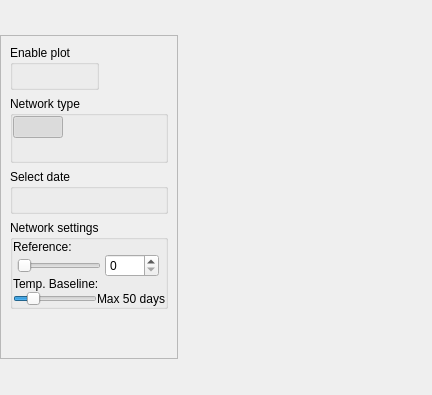
         <widget class="QWidget" name="scrollAreaWidgetContents_5">
          <property name="geometry">
           <rect>
            <x>0</x>
            <y>0</y>
            <width>432</width>
            <height>395</height>
           </rect>
          </property>
          <layout class="QHBoxLayout" name="horizontalLayout_20">
           <property name="spacing">
            <number>0</number>
           </property>
           <property name="leftMargin">
            <number>0</number>
           </property>
           <property name="topMargin">
            <number>0</number>
           </property>
           <property name="rightMargin">
            <number>0</number>
           </property>
           <property name="bottomMargin">
            <number>0</number>
           </property>
           <item>
            <widget class="QFrame" name="frame_6">
             <property name="sizePolicy">
              <sizepolicy hsizetype="Fixed" vsizetype="Fixed">
               <horstretch>0</horstretch>
               <verstretch>0</verstretch>
              </sizepolicy>
             </property>
             <property name="frameShape">
              <enum>QFrame::StyledPanel</enum>
             </property>
             <property name="frameShadow">
              <enum>QFrame::Raised</enum>
             </property>
             <layout class="QGridLayout" name="gridLayout_14">
              <item row="0" column="0">
               <widget class="QGroupBox" name="groupBox_15">
                <property name="sizePolicy">
                 <sizepolicy hsizetype="Fixed" vsizetype="Fixed">
                  <horstretch>0</horstretch>
                  <verstretch>0</verstretch>
                 </sizepolicy>
                </property>
                <property name="title">
                 <string>Enable plot</string>
                </property>
                <layout class="QGridLayout" name="gridLayout_29">
                 <property name="leftMargin">
                  <number>0</number>
                 </property>
                 <property name="topMargin">
                  <number>0</number>
                 </property>
                 <property name="rightMargin">
                  <number>0</number>
                 </property>
                 <property name="bottomMargin">
                  <number>0</number>
                 </property>
                 <property name="spacing">
                  <number>0</number>
                 </property>
                 <item row="0" column="0">
                  <widget class="QPushButton" name="push_button_enable_network">
                   <property name="sizePolicy">
                    <sizepolicy hsizetype="Fixed" vsizetype="Fixed">
                     <horstretch>0</horstretch>
                     <verstretch>0</verstretch>
                    </sizepolicy>
                   </property>
                   <property name="maximumSize">
                    <size>
                     <width>40</width>
                     <height>40</height>
                    </size>
                   </property>
                   <property name="toolTip">
                    <string>Enable network</string>
                   </property>
                   <property name="toolTipDuration">
                    <number>3000</number>
                   </property>
                   <property name="text">
                    <string/>
                   </property>
                   <property name="icon">
                    <iconset resource="../../../resources/qrc/icons_128.qrc">
                     <normaloff>:/icons/128/checkbox_gray.png</normaloff>
                     <activeon>:/icons/128/checkbox_enabled_amber.png</activeon>:/icons/128/checkbox_gray.png</iconset>
                   </property>
                   <property name="iconSize">
                    <size>
                     <width>28</width>
                     <height>28</height>
                    </size>
                   </property>
                   <property name="checkable">
                    <bool>true</bool>
                   </property>
                   <property name="checked">
                    <bool>false</bool>
                   </property>
                   <property name="flat">
                    <bool>true</bool>
                   </property>
                  </widget>
                 </item>
                </layout>
               </widget>
              </item>
              <item row="2" column="0">
               <widget class="QGroupBox" name="groupBox_19">
                <property name="sizePolicy">
                 <sizepolicy hsizetype="Preferred" vsizetype="Fixed">
                  <horstretch>0</horstretch>
                  <verstretch>0</verstretch>
                 </sizepolicy>
                </property>
                <property name="title">
                 <string>Select date</string>
                </property>
                <layout class="QFormLayout" name="formLayout_8">
                 <property name="formAlignment">
                  <set>Qt::AlignLeading|Qt::AlignLeft|Qt::AlignTop</set>
                 </property>
                 <property name="horizontalSpacing">
                  <number>0</number>
                 </property>
                 <property name="verticalSpacing">
                  <number>0</number>
                 </property>
                 <property name="leftMargin">
                  <number>0</number>
                 </property>
                 <property name="topMargin">
                  <number>0</number>
                 </property>
                 <property name="rightMargin">
                  <number>0</number>
                 </property>
                 <property name="bottomMargin">
                  <number>0</number>
                 </property>
                 <item row="0" column="0">
                  <layout class="QHBoxLayout" name="horizontalLayout_5">
                   <property name="spacing">
                    <number>0</number>
                   </property>
                   <item>
                    <widget class="QPushButton" name="tab_network_push_button_select_dates">
                     <property name="sizePolicy">
                      <sizepolicy hsizetype="Fixed" vsizetype="Fixed">
                       <horstretch>0</horstretch>
                       <verstretch>0</verstretch>
                      </sizepolicy>
                     </property>
                     <property name="maximumSize">
                      <size>
                       <width>50</width>
                       <height>40</height>
                      </size>
                     </property>
                     <property name="toolTip">
                      <string>Select dates</string>
                     </property>
                     <property name="toolTipDuration">
                      <number>3000</number>
                     </property>
                     <property name="text">
                      <string/>
                     </property>
                     <property name="icon">
                      <iconset resource="../../../resources/qrc/icons_128.qrc">
                       <normaloff>:/icons/128/calendar_gray.png</normaloff>
                       <activeon>:/icons/128/calendar_amber.png</activeon>:/icons/128/calendar_gray.png</iconset>
                     </property>
                     <property name="iconSize">
                      <size>
                       <width>28</width>
                       <height>28</height>
                      </size>
                     </property>
                     <property name="checkable">
                      <bool>true</bool>
                     </property>
                     <property name="flat">
                      <bool>true</bool>
                     </property>
                    </widget>
                   </item>
                   <item>
                    <widget class="QPushButton" name="tab_network_push_button_invert_dates">
                     <property name="sizePolicy">
                      <sizepolicy hsizetype="Fixed" vsizetype="Fixed">
                       <horstretch>0</horstretch>
                       <verstretch>0</verstretch>
                      </sizepolicy>
                     </property>
                     <property name="maximumSize">
                      <size>
                       <width>50</width>
                       <height>40</height>
                      </size>
                     </property>
                     <property name="toolTip">
                      <string>Invert dates</string>
                     </property>
                     <property name="toolTipDuration">
                      <number>3000</number>
                     </property>
                     <property name="text">
                      <string/>
                     </property>
                     <property name="icon">
                      <iconset resource="../../../resources/qrc/icons_128.qrc">
                       <normaloff>:/icons/128/inverse_gray.png</normaloff>:/icons/128/inverse_gray.png</iconset>
                     </property>
                     <property name="iconSize">
                      <size>
                       <width>28</width>
                       <height>28</height>
                      </size>
                     </property>
                     <property name="flat">
                      <bool>true</bool>
                     </property>
                    </widget>
                   </item>
                  </layout>
                 </item>
                </layout>
               </widget>
              </item>
              <item row="1" column="0">
               <widget class="QGroupBox" name="groupBox_18">
                <property name="sizePolicy">
                 <sizepolicy hsizetype="Preferred" vsizetype="Fixed">
                  <horstretch>0</horstretch>
                  <verstretch>0</verstretch>
                 </sizepolicy>
                </property>
                <property name="title">
                 <string>Network type</string>
                </property>
                <layout class="QFormLayout" name="formLayout_7">
                 <property name="formAlignment">
                  <set>Qt::AlignLeading|Qt::AlignLeft|Qt::AlignTop</set>
                 </property>
                 <property name="horizontalSpacing">
                  <number>0</number>
                 </property>
                 <property name="verticalSpacing">
                  <number>0</number>
                 </property>
                 <property name="leftMargin">
                  <number>0</number>
                 </property>
                 <property name="topMargin">
                  <number>0</number>
                 </property>
                 <property name="rightMargin">
                  <number>0</number>
                 </property>
                 <property name="bottomMargin">
                  <number>0</number>
                 </property>
                 <item row="0" column="1">
                  <layout class="QGridLayout" name="gridLayout_16">
                   <property name="spacing">
                    <number>0</number>
                   </property>
                   <item row="0" column="0">
                    <widget class="QPushButton" name="tab_network_push_button_ifg_stack">
                     <property name="sizePolicy">
                      <sizepolicy hsizetype="Fixed" vsizetype="Minimum">
                       <horstretch>0</horstretch>
                       <verstretch>0</verstretch>
                      </sizepolicy>
                     </property>
                     <property name="maximumSize">
                      <size>
                       <width>50</width>
                       <height>40</height>
                      </size>
                     </property>
                     <property name="toolTip">
                      <string>ifg stack</string>
                     </property>
                     <property name="toolTipDuration">
                      <number>3000</number>
                     </property>
                     <property name="text">
                      <string/>
                     </property>
                     <property name="icon">
                      <iconset resource="../../../resources/qrc/icons_128.qrc">
                       <normaloff>:/icons/128/network_processed_gray.png</normaloff>
                       <activeon>:/icons/128/network_processed_blue.png</activeon>:/icons/128/network_processed_gray.png</iconset>
                     </property>
                     <property name="iconSize">
                      <size>
                       <width>28</width>
                       <height>28</height>
                      </size>
                     </property>
                     <property name="checkable">
                      <bool>true</bool>
                     </property>
                     <property name="checked">
                      <bool>true</bool>
                     </property>
                     <property name="flat">
                      <bool>true</bool>
                     </property>
                     <attribute name="buttonGroup">
                      <string notr="true">tab_network_button_network_type</string>
                     </attribute>
                    </widget>
                   </item>
                   <item row="0" column="1">
                    <widget class="QPushButton" name="tab_network_push_button_adaptive">
                     <property name="enabled">
                      <bool>false</bool>
                     </property>
                     <property name="sizePolicy">
                      <sizepolicy hsizetype="Fixed" vsizetype="Minimum">
                       <horstretch>0</horstretch>
                       <verstretch>0</verstretch>
                      </sizepolicy>
                     </property>
                     <property name="maximumSize">
                      <size>
                       <width>50</width>
                       <height>40</height>
                      </size>
                     </property>
                     <property name="toolTip">
                      <string>Adaptive</string>
                     </property>
                     <property name="toolTipDuration">
                      <number>3000</number>
                     </property>
                     <property name="text">
                      <string/>
                     </property>
                     <property name="icon">
                      <iconset resource="../../../resources/qrc/icons_128.qrc">
                       <normaloff>:/icons/128/network_adaptive_gray.png</normaloff>
                       <activeon>:/icons/128/network_adaptive_blue.png</activeon>:/icons/128/network_adaptive_gray.png</iconset>
                     </property>
                     <property name="iconSize">
                      <size>
                       <width>28</width>
                       <height>28</height>
                      </size>
                     </property>
                     <property name="checkable">
                      <bool>true</bool>
                     </property>
                     <property name="checked">
                      <bool>false</bool>
                     </property>
                     <property name="flat">
                      <bool>true</bool>
                     </property>
                     <attribute name="buttonGroup">
                      <string notr="true">tab_network_button_network_type</string>
                     </attribute>
                    </widget>
                   </item>
                   <item row="1" column="0">
                    <widget class="QPushButton" name="tab_network_push_button_star">
                     <property name="sizePolicy">
                      <sizepolicy hsizetype="Fixed" vsizetype="Minimum">
                       <horstretch>0</horstretch>
                       <verstretch>0</verstretch>
                      </sizepolicy>
                     </property>
                     <property name="maximumSize">
                      <size>
                       <width>50</width>
                       <height>40</height>
                      </size>
                     </property>
                     <property name="toolTip">
                      <string>Star</string>
                     </property>
                     <property name="toolTipDuration">
                      <number>3000</number>
                     </property>
                     <property name="text">
                      <string/>
                     </property>
                     <property name="icon">
                      <iconset resource="../../../resources/qrc/icons_128.qrc">
                       <normaloff>:/icons/128/network_star_gray.png</normaloff>
                       <activeon>:/icons/128/network_star_blue.png</activeon>:/icons/128/network_star_gray.png</iconset>
                     </property>
                     <property name="iconSize">
                      <size>
                       <width>28</width>
                       <height>28</height>
                      </size>
                     </property>
                     <property name="checkable">
                      <bool>true</bool>
                     </property>
                     <property name="checked">
                      <bool>false</bool>
                     </property>
                     <property name="flat">
                      <bool>true</bool>
                     </property>
                     <attribute name="buttonGroup">
                      <string notr="true">tab_network_button_network_type</string>
                     </attribute>
                    </widget>
                   </item>
                   <item row="1" column="1">
                    <widget class="QPushButton" name="tab_network_push_button_sbas">
                     <property name="sizePolicy">
                      <sizepolicy hsizetype="Fixed" vsizetype="Minimum">
                       <horstretch>0</horstretch>
                       <verstretch>0</verstretch>
                      </sizepolicy>
                     </property>
                     <property name="maximumSize">
                      <size>
                       <width>50</width>
                       <height>40</height>
                      </size>
                     </property>
                     <property name="toolTip">
                      <string>SBAS</string>
                     </property>
                     <property name="toolTipDuration">
                      <number>3000</number>
                     </property>
                     <property name="text">
                      <string/>
                     </property>
                     <property name="icon">
                      <iconset resource="../../../resources/qrc/icons_128.qrc">
                       <normaloff>:/icons/128/network_sb_gray.png</normaloff>
                       <activeon>:/icons/128/network_sb_blue.png</activeon>:/icons/128/network_sb_gray.png</iconset>
                     </property>
                     <property name="iconSize">
                      <size>
                       <width>28</width>
                       <height>28</height>
                      </size>
                     </property>
                     <property name="checkable">
                      <bool>true</bool>
                     </property>
                     <property name="checked">
                      <bool>false</bool>
                     </property>
                     <property name="flat">
                      <bool>true</bool>
                     </property>
                     <attribute name="buttonGroup">
                      <string notr="true">tab_network_button_network_type</string>
                     </attribute>
                    </widget>
                   </item>
                  </layout>
                 </item>
                </layout>
               </widget>
              </item>
              <item row="3" column="0">
               <widget class="QGroupBox" name="groupBox_20">
                <property name="sizePolicy">
                 <sizepolicy hsizetype="Fixed" vsizetype="Fixed">
                  <horstretch>0</horstretch>
                  <verstretch>0</verstretch>
                 </sizepolicy>
                </property>
                <property name="title">
                 <string>Network settings</string>
                </property>
                <layout class="QFormLayout" name="formLayout_9">
                 <property name="horizontalSpacing">
                  <number>0</number>
                 </property>
                 <property name="verticalSpacing">
                  <number>0</number>
                 </property>
                 <property name="leftMargin">
                  <number>0</number>
                 </property>
                 <property name="topMargin">
                  <number>0</number>
                 </property>
                 <property name="rightMargin">
                  <number>0</number>
                 </property>
                 <property name="bottomMargin">
                  <number>0</number>
                 </property>
                 <item row="0" column="0">
                  <layout class="QGridLayout" name="gridLayout_2">
                   <property name="spacing">
                    <number>0</number>
                   </property>
                   <item row="0" column="0">
                    <layout class="QVBoxLayout" name="verticalLayout">
                     <property name="spacing">
                      <number>0</number>
                     </property>
                     <item>
                      <widget class="QLabel" name="label_12">
                       <property name="text">
                        <string>Reference:</string>
                       </property>
                      </widget>
                     </item>
                     <item>
                      <layout class="QHBoxLayout" name="horizontalLayout_4">
                       <property name="spacing">
                        <number>0</number>
                       </property>
                       <item>
                        <widget class="QSlider" name="tab_network_slider_ref_image">
                         <property name="enabled">
                          <bool>false</bool>
                         </property>
                         <property name="sizePolicy">
                          <sizepolicy hsizetype="Fixed" vsizetype="Fixed">
                           <horstretch>0</horstretch>
                           <verstretch>0</verstretch>
                          </sizepolicy>
                         </property>
                         <property name="minimum">
                          <number>0</number>
                         </property>
                         <property name="maximum">
                          <number>500</number>
                         </property>
                         <property name="singleStep">
                          <number>1</number>
                         </property>
                         <property name="pageStep">
                          <number>50</number>
                         </property>
                         <property name="value">
                          <number>0</number>
                         </property>
                         <property name="sliderPosition">
                          <number>0</number>
                         </property>
                         <property name="orientation">
                          <enum>Qt::Horizontal</enum>
                         </property>
                        </widget>
                       </item>
                       <item>
                        <widget class="QSpinBox" name="tab_network_spin_box_ref_image">
                         <property name="enabled">
                          <bool>true</bool>
                         </property>
                         <property name="sizePolicy">
                          <sizepolicy hsizetype="Fixed" vsizetype="Fixed">
                           <horstretch>0</horstretch>
                           <verstretch>0</verstretch>
                          </sizepolicy>
                         </property>
                         <property name="maximum">
                          <number>9999</number>
                         </property>
                        </widget>
                       </item>
                      </layout>
                     </item>
                    </layout>
                   </item>
                   <item row="1" column="0">
                    <layout class="QVBoxLayout" name="verticalLayout_2">
                     <property name="spacing">
                      <number>0</number>
                     </property>
                     <item>
                      <widget class="QLabel" name="label_13">
                       <property name="text">
                        <string>Temp. Baseline:</string>
                       </property>
                      </widget>
                     </item>
                     <item>
                      <layout class="QHBoxLayout" name="horizontalLayout_13" stretch="0,0">
                       <property name="spacing">
                        <number>-1</number>
                       </property>
                       <item>
                        <widget class="QSlider" name="tab_network_slider_tbase_max">
                         <property name="sizePolicy">
                          <sizepolicy hsizetype="Fixed" vsizetype="Fixed">
                           <horstretch>0</horstretch>
                           <verstretch>0</verstretch>
                          </sizepolicy>
                         </property>
                         <property name="minimum">
                          <number>10</number>
                         </property>
                         <property name="maximum">
                          <number>500</number>
                         </property>
                         <property name="singleStep">
                          <number>50</number>
                         </property>
                         <property name="pageStep">
                          <number>50</number>
                         </property>
                         <property name="value">
                          <number>100</number>
                         </property>
                         <property name="orientation">
                          <enum>Qt::Horizontal</enum>
                         </property>
                        </widget>
                       </item>
                       <item>
                        <widget class="QLabel" name="tab_network_label_tbase_max">
                         <property name="sizePolicy">
                          <sizepolicy hsizetype="Fixed" vsizetype="Preferred">
                           <horstretch>0</horstretch>
                           <verstretch>0</verstretch>
                          </sizepolicy>
                         </property>
                         <property name="text">
                          <string>Max 50 days</string>
                         </property>
                        </widget>
                       </item>
                      </layout>
                     </item>
                    </layout>
                   </item>
                  </layout>
                 </item>
                </layout>
               </widget>
              </item>
              <item row="4" column="0">
               <spacer name="verticalSpacer_7">
                <property name="orientation">
                 <enum>Qt::Vertical</enum>
                </property>
                <property name="sizeHint" stdset="0">
                 <size>
                  <width>20</width>
                  <height>40</height>
                 </size>
                </property>
               </spacer>
              </item>
             </layout>
            </widget>
           </item>
           <item>
            <spacer name="horizontalSpacer_4">
             <property name="orientation">
              <enum>Qt::Horizontal</enum>
             </property>
             <property name="sizeHint" stdset="0">
              <size>
               <width>40</width>
               <height>20</height>
              </size>
             </property>
            </spacer>
           </item>
          </layout>
         </widget>
